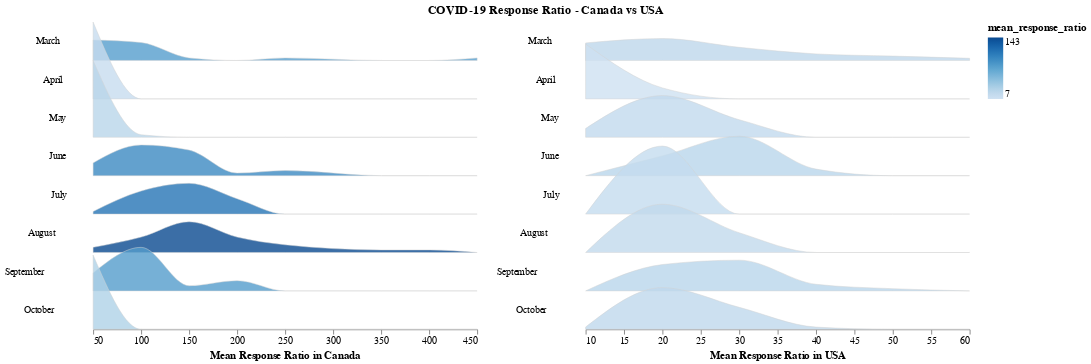

The notebook cell saved with this chart:
### Markdown cell above
#### Observation: We can see that the response ratio for USA is higher than for Canada for most of time in our considered time-range (March - October 2020).

### Code cell
USA = covid_US_CAN.query("iso_code == 'USA' and  new_tests > 0 and date <= '2020-10-31'").reset_index(drop=True)

CAN = covid_US_CAN.query("iso_code == 'CAN' and  new_tests > 0 and date <= '2020-10-31'").reset_index(drop=True)

#removing the first date in March for the ridge plot to exclude February showing up
#to have a better comparison and aesthetic symmetry
USA = USA.query("date > '2020-03-01'")

def create_ridgeline_plot(dataset, title):
    step = 40
    overlap = 1

    ridgeline_plt = alt.Chart(dataset, height=step).transform_timeunit(
        Month='month(date)'
    ).transform_joinaggregate(
        mean_response_ratio='mean(response_ratio)', groupby=['Month']
    ).transform_bin(
        ['bin_max', 'bin_min'], 'response_ratio'
    ).transform_aggregate(
        value='count()', groupby=['Month', 'mean_response_ratio', 'bin_min', 'bin_max']
    ).transform_impute(
        impute='value',groupby=['Month', 'mean_response_ratio'], key='bin_min', value=0
    ).mark_area(
        interpolate='monotone',
        fillOpacity=0.8,
        stroke='lightgray',
        strokeWidth=0.5
    ).encode(
        alt.X('bin_min:Q', bin='binned', title=f'Mean Response Ratio in {title}'),
        alt.Y(
            'value:Q',
            scale=alt.Scale(range=[step, -step * overlap]),
            axis=None
        ),
        alt.Fill('mean_response_ratio:Q')
    ).facet(
        row=alt.Row(
            'Month:T',
            title=None,
            header=alt.Header(labelAngle=0, labelAlign='right', format='%B')
        )
    ).properties(
        title='',
        bounds='flush'
    )
    
    return ridgeline_plt

alt.hconcat(create_ridgeline_plot(CAN, "Canada"), create_ridgeline_plot(USA, "USA"), title="COVID-19 Response Ratio - Canada vs USA").configure_facet(
    spacing=0
).configure_view(
    stroke=None
).configure_title(
    anchor='middle'
)

### Figure 1 — Vega-Lite specification as saved in the notebook (floating-point values rounded to 4 significant figures; data arrays with more than 128 entries replaced by an {"elided": "..."} marker saying what was removed)
{"$schema": "https://vega.github.io/schema/vega-lite/v4.8.1.json", "config": {"facet": {"spacing": 0}, "title": {"anchor": "middle"}, "view": {"continuousHeight": 300, "continuousWidth": 400, "stroke": null}}, "datasets": {"data-2d327ffb99a2f8f45cbb29937340530a": {"elided": "244 records"}, "data-b2ed2b7eeaadac6d6a4842a4bf1fdaf5": {"elided": "227 records"}}, "hconcat": [{"bounds": "flush", "data": {"name": "data-b2ed2b7eeaadac6d6a4842a4bf1fdaf5"}, "facet": {"row": {"field": "Month", "header": {"format": "%B", "labelAlign": "right", "labelAngle": 0}, "title": null, "type": "temporal"}}, "spec": {"encoding": {"fill": {"field": "mean_response_ratio", "type": "quantitative"}, "x": {"bin": "binned", "field": "bin_min", "title": "Mean Response Ratio in Canada", "type": "quantitative"}, "y": {"axis": null, "field": "value", "scale": {"range": [40, -40]}, "type": "quantitative"}}, "height": 40, "mark": {"fillOpacity": 0.8, "interpolate": "monotone", "stroke": "lightgray", "strokeWidth": 0.5, "type": "area"}, "transform": [{"as": "Month", "field": "date", "timeUnit": "month"}, {"groupby": ["Month"], "joinaggregate": [{"as": "mean_response_ratio", "field": "response_ratio", "op": "mean"}]}, {"as": ["bin_max", "bin_min"], "bin": true, "field": "response_ratio"}, {"aggregate": [{"as": "value", "op": "count"}], "groupby": ["Month", "mean_response_ratio", "bin_min", "bin_max"]}, {"groupby": ["Month", "mean_response_ratio"], "impute": "value", "key": "bin_min", "value": 0}]}, "title": ""}, {"bounds": "flush", "data": {"name": "data-2d327ffb99a2f8f45cbb29937340530a"}, "facet": {"row": {"field": "Month", "header": {"format": "%B", "labelAlign": "right", "labelAngle": 0}, "title": null, "type": "temporal"}}, "spec": {"encoding": {"fill": {"field": "mean_response_ratio", "type": "quantitative"}, "x": {"bin": "binned", "field": "bin_min", "title": "Mean Response Ratio in USA", "type": "quantitative"}, "y": {"axis": null, "field": "value", "scale": {"range": [40, -40]}, "type": "quantitative"}}, "height": 40, "mark": {"fillOpacity": 0.8, "interpolate": "monotone", "stroke": "lightgray", "strokeWidth": 0.5, "type": "area"}, "transform": [{"as": "Month", "field": "date", "timeUnit": "month"}, {"groupby": ["Month"], "joinaggregate": [{"as": "mean_response_ratio", "field": "response_ratio", "op": "mean"}]}, {"as": ["bin_max", "bin_min"], "bin": true, "field": "response_ratio"}, {"aggregate": [{"as": "value", "op": "count"}], "groupby": ["Month", "mean_response_ratio", "bin_min", "bin_max"]}, {"groupby": ["Month", "mean_response_ratio"], "impute": "value", "key": "bin_min", "value": 0}]}, "title": ""}], "title": "COVID-19 Response Ratio - Canada vs USA"}
